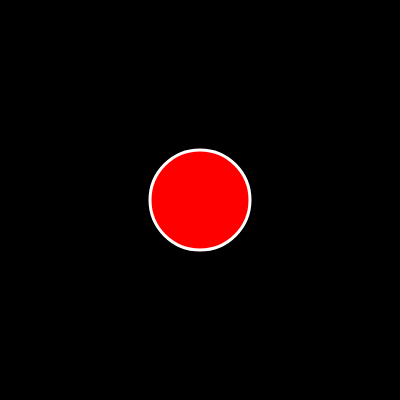
Frame 1 (no input)
Frame 60 (no input): identical to frame 1, image omitted
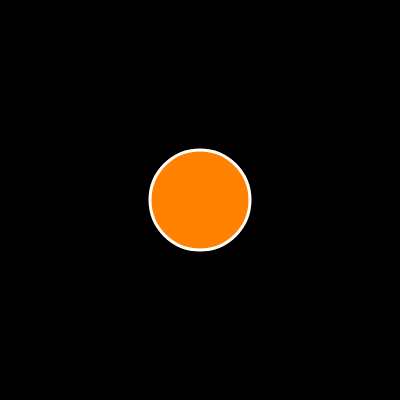
Frame 120 (the mouse pressed at the canvas centre since frame 60)

The p5.js sketch that drew these frames (run headless with seeded random() and noise() and a simulated clock; from frame 60 on, the mouse is pressed at the canvas centre):

// p5.js sketch
// ── sketch.js

function setup(){
    createCanvas(400,400);
    background(0);
  }
  
  function draw(){
    background(0);
    stroke(255);
    strokeWeight(3);
  
    if(mouseX<width/2) {
      if(mouseY<height/2){
        fill(255,0,0);
      }
      else{
        fill(0,0,255);
      }
    }
    
    else {
      if(mouseY<height/2){
        fill(21,255,83);
      }
      else{
        fill(255,131,0);
      }
    }
    circle(width/2,height/2,height/4);
    
  }
  
